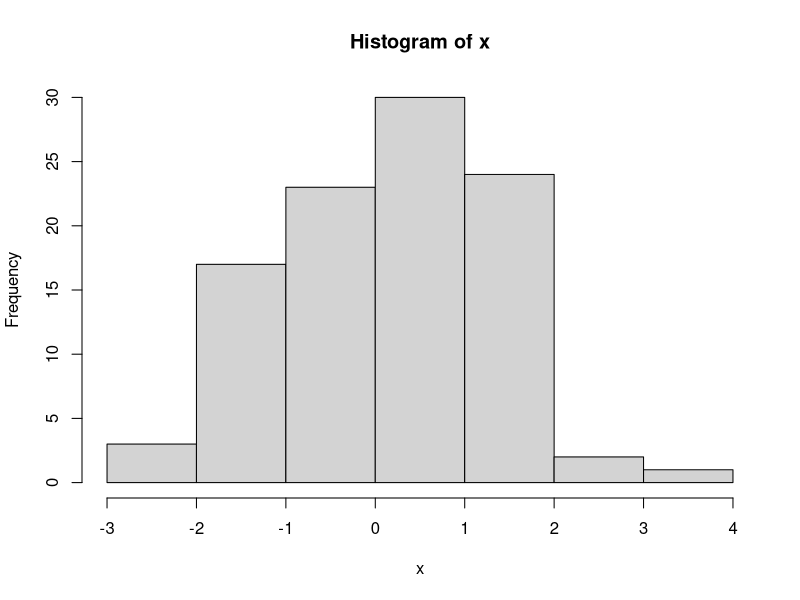

Write the R code that produced this figure.
## @knitr gendat
#' generate some data
x <- rnorm(100)
#' plot a histogram
hist(x)
#' create a data summary
summary(x)

#' generate some more data
y <- 10 * x + rnorm(100, sd = 0.01)

#' now fit a linear model
lm1 <- lm(y ~ x)
lm1

summary(lm1)
